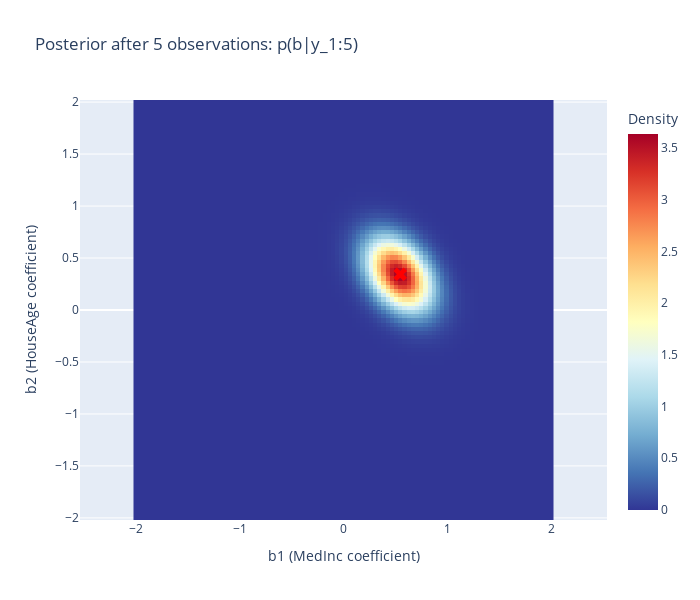

The notebook cell this image was saved under:
### Markdown cell above
### Visualisatie na 5 observaties

### Code cell
# Visualization after 5 observations
map_idx = np.unravel_index(np.argmax(posterior_5), posterior_5.shape)
b1_map = b1_range[map_idx[1]]
b2_map = b2_range[map_idx[0]]

fig = go.Figure(
    data=[
        go.Heatmap(
            z=posterior_5,
            x=b1_range,
            y=b2_range,
            colorscale="RdYlBu_r",
            colorbar={"title": "Density"},
        ),
        go.Scatter(
            x=[b1_map],
            y=[b2_map],
            mode="markers",
            marker={"color": "red", "size": 12, "symbol": "x"},
            name="MAP estimate",
        ),
    ]
)

fig.update_layout(
    title="Posterior after 5 observations: p(b|y_1:5)",
    xaxis_title="b1 (MedInc coefficient)",
    yaxis_title="b2 (HouseAge coefficient)",
    width=700,
    height=600,
    yaxis={"scaleanchor": "x", "scaleratio": 1},
)

fig.show()

print("\nMAP estimate after 5 observations:")
print(f"  b1 (MedInc): {b1_map:.3f}")
print(f"  b2 (HouseAge): {b2_map:.3f}")

### Figure 1 — Plotly figure (JSON) as saved in the notebook; plotly's stock layout.template omitted (floating-point values rounded to 4 significant figures; data arrays with more than 128 entries replaced by an {"elided": "..."} marker saying what was removed)
{"data": [{"colorbar": {"title": {"text": "Density"}}, "colorscale": [[0, "rgb(49,54,149)"], [0.1, "rgb(69,117,180)"], [0.2, "rgb(116,173,209)"], [0.3, "rgb(171,217,233)"], [0.4, "rgb(224,243,248)"], [0.5, "rgb(255,255,191)"], [0.6, "rgb(254,224,144)"], [0.7, "rgb(253,174,97)"], [0.8, "rgb(244,109,67)"], [0.9, "rgb(215,48,39)"], [1, "rgb(165,0,38)"]], "type": "heatmap", "x": [-2.0, -1.96, -1.919, -1.879, -1.838, -1.798, -1.758, -1.717, -1.677, -1.636, -1.596, -1.556, -1.515, -1.475, -1.434, -1.394, -1.354, -1.313, -1.273, -1.232, -1.192, -1.152, -1.111, -1.071, -1.03, -0.9899, -0.9495, -0.9091, -0.8687, -0.8283, -0.7879, -0.7475, -0.7071, -0.6667, -0.6263, -0.5859, -0.5455, -0.5051, -0.4646, -0.4242, -0.3838, -0.3434, -0.303, -0.2626, -0.2222, -0.1818, -0.1414, -0.101, -0.06061, -0.0202, 0.0202, 0.06061, 0.101, 0.1414, 0.1818, 0.2222, 0.2626, 0.303, 0.3434, 0.3838, 0.4242, 0.4646, 0.5051, 0.5455, 0.5859, 0.6263, 0.6667, 0.7071, 0.7475, 0.7879, 0.8283, 0.8687, 0.9091, 0.9495, 0.9899, 1.03, 1.071, 1.111, 1.152, 1.192, 1.232, 1.273, 1.313, 1.354, 1.394, 1.434, 1.475, 1.515, 1.556, 1.596, 1.636, 1.677, 1.717, 1.758, 1.798, 1.838, 1.879, 1.919, 1.96, 2.0], "y": [-2.0, -1.96, -1.919, -1.879, -1.838, -1.798, -1.758, -1.717, -1.677, -1.636, -1.596, -1.556, -1.515, -1.475, -1.434, -1.394, -1.354, -1.313, -1.273, -1.232, -1.192, -1.152, -1.111, -1.071, -1.03, -0.9899, -0.9495, -0.9091, -0.8687, -0.8283, -0.7879, -0.7475, -0.7071, -0.6667, -0.6263, -0.5859, -0.5455, -0.5051, -0.4646, -0.4242, -0.3838, -0.3434, -0.303, -0.2626, -0.2222, -0.1818, -0.1414, -0.101, -0.06061, -0.0202, 0.0202, 0.06061, 0.101, 0.1414, 0.1818, 0.2222, 0.2626, 0.303, 0.3434, 0.3838, 0.4242, 0.4646, 0.5051, 0.5455, 0.5859, 0.6263, 0.6667, 0.7071, 0.7475, 0.7879, 0.8283, 0.8687, 0.9091, 0.9495, 0.9899, 1.03, 1.071, 1.111, 1.152, 1.192, 1.232, 1.273, 1.313, 1.354, 1.394, 1.434, 1.475, 1.515, 1.556, 1.596, 1.636, 1.677, 1.717, 1.758, 1.798, 1.838, 1.879, 1.919, 1.96, 2.0], "z": {"elided": "100x100 float values"}}, {"marker": {"color": "red", "size": 12, "symbol": "x"}, "mode": "markers", "name": "MAP estimate", "type": "scatter", "x": [0.5455], "y": [0.3434]}], "layout": {"height": 600, "title": {"text": "Posterior after 5 observations: p(b|y_1:5)"}, "width": 700, "xaxis": {"title": {"text": "b1 (MedInc coefficient)"}}, "yaxis": {"scaleanchor": "x", "scaleratio": 1, "title": {"text": "b2 (HouseAge coefficient)"}}}}
